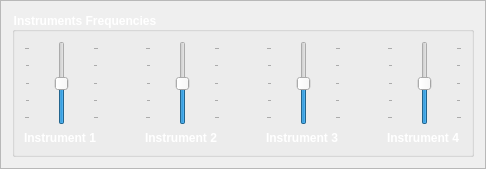
              <widget class="QFrame" name="frame_14">
               <property name="frameShape">
                <enum>QFrame::StyledPanel</enum>
               </property>
               <property name="frameShadow">
                <enum>QFrame::Raised</enum>
               </property>
               <layout class="QGridLayout" name="gridLayout_23">
                <item row="0" column="0">
                 <widget class="QGroupBox" name="groupBox_4">
                  <property name="sizePolicy">
                   <sizepolicy hsizetype="Expanding" vsizetype="Maximum">
                    <horstretch>0</horstretch>
                    <verstretch>0</verstretch>
                   </sizepolicy>
                  </property>
                  <property name="maximumSize">
                   <size>
                    <width>16777215</width>
                    <height>150</height>
                   </size>
                  </property>
                  <property name="font">
                   <font>
                    <pointsize>9</pointsize>
                    <weight>75</weight>
                    <bold>true</bold>
                   </font>
                  </property>
                  <property name="styleSheet">
                   <string notr="true">color: rgb(255, 255, 255);</string>
                  </property>
                  <property name="title">
                   <string>Instruments Frequencies</string>
                  </property>
                  <layout class="QGridLayout" name="gridLayout_44">
                   <item row="0" column="0">
                    <layout class="QHBoxLayout" name="horizontalLayout_10">
                     <item>
                      <layout class="QVBoxLayout" name="verticalLayout_17">
                       <item>
                        <widget class="QSlider" name="Musical_Instruments_Instrument_1_Frequency__Slider">
                         <property name="sizePolicy">
                          <sizepolicy hsizetype="Maximum" vsizetype="Expanding">
                           <horstretch>0</horstretch>
                           <verstretch>0</verstretch>
                          </sizepolicy>
                         </property>
                         <property name="minimumSize">
                          <size>
                           <width>75</width>
                           <height>0</height>
                          </size>
                         </property>
                         <property name="maximumSize">
                          <size>
                           <width>35</width>
                           <height>16777215</height>
                          </size>
                         </property>
                         <property name="minimum">
                          <number>-2</number>
                         </property>
                         <property name="maximum">
                          <number>2</number>
                         </property>
                         <property name="orientation">
                          <enum>Qt::Vertical</enum>
                         </property>
                         <property name="tickPosition">
                          <enum>QSlider::TicksBothSides</enum>
                         </property>
                        </widget>
                       </item>
                       <item>
                        <widget class="QLabel" name="Musical_Instruments_Instrument_1_Label">
                         <property name="minimumSize">
                          <size>
                           <width>75</width>
                           <height>0</height>
                          </size>
                         </property>
                         <property name="maximumSize">
                          <size>
                           <width>35</width>
                           <height>16777215</height>
                          </size>
                         </property>
                         <property name="font">
                          <font>
                           <weight>75</weight>
                           <bold>true</bold>
                          </font>
                         </property>
                         <property name="text">
                          <string>Instrument 1</string>
                         </property>
                        </widget>
                       </item>
                      </layout>
                     </item>
                     <item>
                      <spacer name="horizontalSpacer_37">
                       <property name="orientation">
                        <enum>Qt::Horizontal</enum>
                       </property>
                       <property name="sizeHint" stdset="0">
                        <size>
                         <width>40</width>
                         <height>20</height>
                        </size>
                       </property>
                      </spacer>
                     </item>
                     <item>
                      <layout class="QVBoxLayout" name="verticalLayout_18">
                       <item>
                        <widget class="QSlider" name="Musical_Instruments_Instrument_2_Frequency__Slider">
                         <property name="sizePolicy">
                          <sizepolicy hsizetype="Maximum" vsizetype="Expanding">
                           <horstretch>0</horstretch>
                           <verstretch>0</verstretch>
                          </sizepolicy>
                         </property>
                         <property name="minimumSize">
                          <size>
                           <width>75</width>
                           <height>0</height>
                          </size>
                         </property>
                         <property name="maximumSize">
                          <size>
                           <width>35</width>
                           <height>16777215</height>
                          </size>
                         </property>
                         <property name="minimum">
                          <number>-2</number>
                         </property>
                         <property name="maximum">
                          <number>2</number>
                         </property>
                         <property name="orientation">
                          <enum>Qt::Vertical</enum>
                         </property>
                         <property name="tickPosition">
                          <enum>QSlider::TicksBothSides</enum>
                         </property>
                        </widget>
                       </item>
                       <item>
                        <widget class="QLabel" name="Musical_Instruments_Instrument_2_Label">
                         <property name="minimumSize">
                          <size>
                           <width>75</width>
                           <height>0</height>
                          </size>
                         </property>
                         <property name="maximumSize">
                          <size>
                           <width>35</width>
                           <height>16777215</height>
                          </size>
                         </property>
                         <property name="font">
                          <font>
                           <weight>75</weight>
                           <bold>true</bold>
                          </font>
                         </property>
                         <property name="text">
                          <string>Instrument 2</string>
                         </property>
                        </widget>
                       </item>
                      </layout>
                     </item>
                     <item>
                      <spacer name="horizontalSpacer_38">
                       <property name="orientation">
                        <enum>Qt::Horizontal</enum>
                       </property>
                       <property name="sizeHint" stdset="0">
                        <size>
                         <width>40</width>
                         <height>20</height>
                        </size>
                       </property>
                      </spacer>
                     </item>
                     <item>
                      <layout class="QVBoxLayout" name="verticalLayout_19">
                       <item>
                        <widget class="QSlider" name="Musical_Instruments_Instrument_3_Frequency__Slider">
                         <property name="sizePolicy">
                          <sizepolicy hsizetype="Maximum" vsizetype="Expanding">
                           <horstretch>0</horstretch>
                           <verstretch>0</verstretch>
                          </sizepolicy>
                         </property>
                         <property name="minimumSize">
                          <size>
                           <width>75</width>
                           <height>0</height>
                          </size>
                         </property>
                         <property name="maximumSize">
                          <size>
                           <width>35</width>
                           <height>16777215</height>
                          </size>
                         </property>
                         <property name="minimum">
                          <number>-2</number>
                         </property>
                         <property name="maximum">
                          <number>2</number>
                         </property>
                         <property name="orientation">
                          <enum>Qt::Vertical</enum>
                         </property>
                         <property name="tickPosition">
                          <enum>QSlider::TicksBothSides</enum>
                         </property>
                        </widget>
                       </item>
                       <item>
                        <widget class="QLabel" name="Musical_Instruments_Instrument_3_Label">
                         <property name="minimumSize">
                          <size>
                           <width>75</width>
                           <height>0</height>
                          </size>
                         </property>
                         <property name="maximumSize">
                          <size>
                           <width>35</width>
                           <height>16777215</height>
                          </size>
                         </property>
                         <property name="font">
                          <font>
                           <weight>75</weight>
                           <bold>true</bold>
                          </font>
                         </property>
                         <property name="text">
                          <string>Instrument 3</string>
                         </property>
                        </widget>
                       </item>
                      </layout>
                     </item>
                     <item>
                      <spacer name="horizontalSpacer_39">
                       <property name="orientation">
                        <enum>Qt::Horizontal</enum>
                       </property>
                       <property name="sizeHint" stdset="0">
                        <size>
                         <width>40</width>
                         <height>20</height>
                        </size>
                       </property>
                      </spacer>
                     </item>
                     <item>
                      <layout class="QVBoxLayout" name="verticalLayout_20">
                       <item>
                        <widget class="QSlider" name="Musical_Instruments_Instrument_4_Frequency__Slider">
                         <property name="sizePolicy">
                          <sizepolicy hsizetype="Maximum" vsizetype="Expanding">
                           <horstretch>0</horstretch>
                           <verstretch>0</verstretch>
                          </sizepolicy>
                         </property>
                         <property name="minimumSize">
                          <size>
                           <width>75</width>
                           <height>0</height>
                          </size>
                         </property>
                         <property name="maximumSize">
                          <size>
                           <width>35</width>
                           <height>16777215</height>
                          </size>
                         </property>
                         <property name="minimum">
                          <number>-2</number>
                         </property>
                         <property name="maximum">
                          <number>2</number>
                         </property>
                         <property name="orientation">
                          <enum>Qt::Vertical</enum>
                         </property>
                         <property name="tickPosition">
                          <enum>QSlider::TicksBothSides</enum>
                         </property>
                        </widget>
                       </item>
                       <item>
                        <widget class="QLabel" name="Musical_Instruments_Instrument_4_Label">
                         <property name="minimumSize">
                          <size>
                           <width>75</width>
                           <height>0</height>
                          </size>
                         </property>
                         <property name="maximumSize">
                          <size>
                           <width>35</width>
                           <height>16777215</height>
                          </size>
                         </property>
                         <property name="font">
                          <font>
                           <weight>75</weight>
                           <bold>true</bold>
                          </font>
                         </property>
                         <property name="text">
                          <string>Instrument 4</string>
                         </property>
                        </widget>
                       </item>
                      </layout>
                     </item>
                    </layout>
                   </item>
                  </layout>
                 </widget>
                </item>
               </layout>
              </widget>
